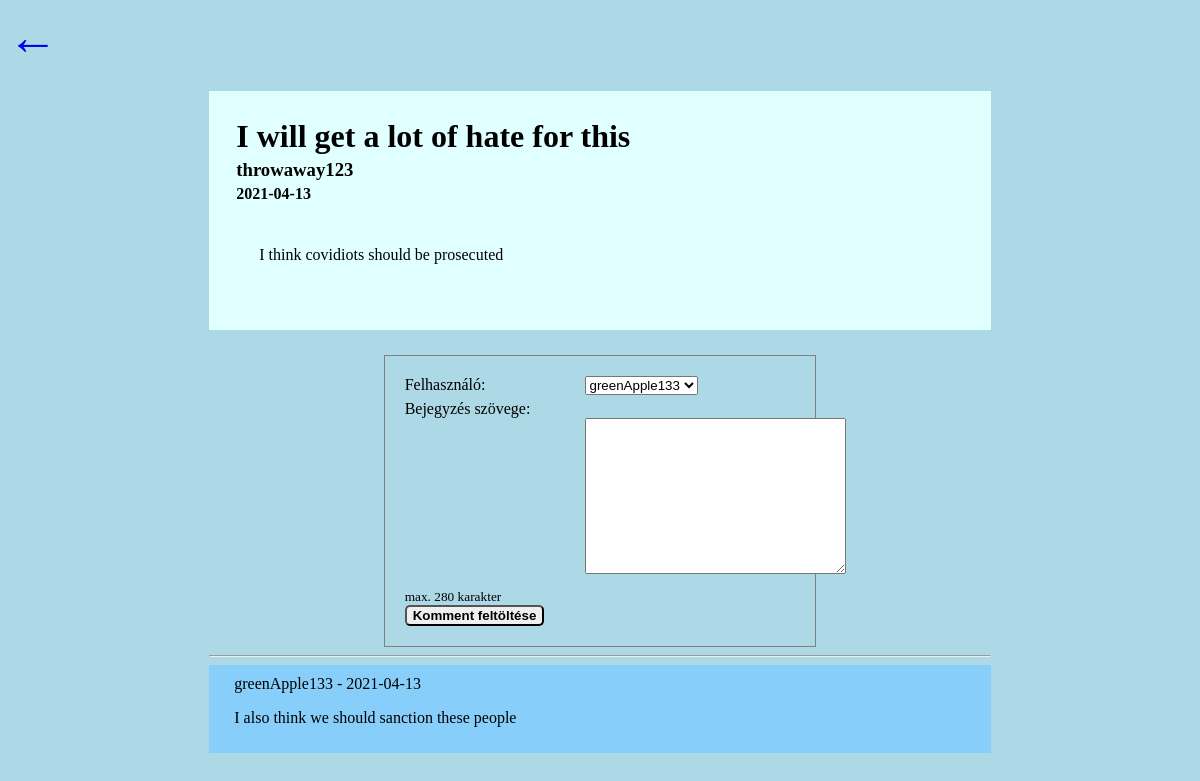
Screenshot of /thread.php?thread_id=5 with the database file from the repository.
### tables this page shows
CREATE TABLE `threads` (
  `thread_id` int(11) NOT NULL,
  `user_id` int(11) NOT NULL,
  `thread_date` date DEFAULT current_timestamp(),
  `thread_title` varchar(140) DEFAULT NULL,
  `thread_text` varchar(280) DEFAULT NULL
);

CREATE TABLE `users` (
  `user_id` int(11) NOT NULL,
  `user_name` varchar(50) DEFAULT NULL
);

CREATE TABLE `comments` (
  `comment_id` int(11) NOT NULL,
  `user_id` int(11) NOT NULL,
  `thread_id` int(11) NOT NULL,
  `datum` date DEFAULT current_timestamp(),
  `comment_text` varchar(280) DEFAULT NULL
);

### thread.php (the view, shortened to what this page needs)
<!DOCTYPE html>
<html lang="en">
<head>
    <?php
    require "connect.php";
    $sql = " SELECT Max(thread_id) FROM `threads`";
    $thread_count = $conn->query($sql);
    if (isset($_GET["thread_id"]) && $_GET["thread_id"] <= $thread_count) {
        $thread_id = $conn->real_escape_string($_GET["thread_id"]);
    } else {
        header("Location: index.php");
    }
    $thread_sql = "SELECT `thread_id`, threads.`user_id`,users.user_name, `thread_date`, `thread_title`,
                  `thread_text`
                   FROM `threads`
                   Inner JOIN users
                   On users.user_id = threads.user_id
                   WHERE thread_id = ?";
    $stmt = $conn->prepare($thread_sql);
    $stmt->bind_param("d", $thread_id);
    if ($stmt->execute()) {
        $thread = $stmt->get_result()->fetch_assoc();
        echo "</head>";
        echo "<body>";
        echo "<a href='index.php' id='backArrow'>
        &#8592 </a>
        <div id='content'>
        <div id='post'>
            <h1>" . $thread["thread_title"] . "</h1>
            <h3>" . $thread["user_name"] . "</h3>
            <h4>" . $thread["thread_date"] . "</h4>
            <div id='post_body'>
                <p>" . $thread["thread_text"] . "</p>
            </div>
        </div>";
        $sql = "SELECT `user_id`, `user_name`
                    FROM `users` ";
        $felhasznalok = $conn->query($sql);
        echo "<div id='bevitel'>
                    <form action='insert_comment.php'  method='post'>
                        <input type='hidden' name='thread_id' value='" . $thread_id . "';
                        <label for='user_id'>Felhasználó:</label>
                        <select name='user_id' id='user_id'>";
        while ($sor = $felhasznalok->fetch_object()) {
            echo "<option value='" . $sor->user_id . "'>" . $sor->user_name . "</option>\n";
        }
        echo "</select>
                        </br>
                        <label id='comment_text' for='comment_text'>Bejegyzés szövege:</label>
                        </br>
                        <textarea name='comment_text' id='comment_text' maxlength='280' cols='30' rows='10'></textarea>
                        <sub>max. 280 karakter</sub>
                        </br>
                    <input type='submit' value='Komment feltöltése'>
                    </form>
                 </div>
                 <hr>";
        $comment_sql = "SELECT `comment_id`, comments.`user_id`,users.user_name, `thread_id`, `datum`,
                    `comment_text`
                    FROM `comments`
                    Inner JOIN users
                    On comments.user_id = users.user_id
                    WHERE thread_id = " . $thread_id;
        $comment_result = $conn->query($comment_sql);
        while ($sor = $comment_result->fetch_object()) {
            echo "<div class='comment'>
            <div>
                <div>
                    " . $sor->user_name . " - " . $sor->datum . "
                </div>
                <p>" . $sor->comment_text . "</p>
            </div>
            </div>";
        }
        echo "
        </div>";
        echo "</body>";
    } else {
        echo "<h1>Nincs ilyen poszt<h1>";
        echo "<a href='index.php'>Vissza a főoldalra</a>";
    }
    ?>
</html>

### thread.php (style rules this page uses)
body { background-color: lightblue; }
#backArrow { font-size: 50px; text-decoration: none; font-weight: bold; }
#content { width: 66%; margin: auto; }
#post { margin-top: 25px; padding: 25px; background-color: lightcyan; }
#post h1, h3, h4 { margin: 0px; padding: 2px; }
#post_body { padding: 25px; }
#bevitel { border: 1px solid gray; width: 50%; margin: auto; margin-top: 25px; padding: 20px; }
#bevitel input[type=submit] { border-radius: 5px; font-weight: bold; }
#bevitel select { margin-left: 95px; margin-bottom: 5px; }
#bevitel textarea { margin-left: 180px; margin-bottom: 5px; }
.comment { background-color: lightskyblue; margin-top: 5px; padding: 10px 25px 10px 25px; }

### rows the page displays
threads: thread_title "I will get a lot of hate for this", user.user_name "throwaway123", thread_date "2021-04-13", thread_text "I think covidiots should be prosecuted"
comments: user.user_name "greenApple133", datum "2021-04-13", comment_text "I also think we should sanction these people"

### other values shown
form field user_id "greenApple133"
